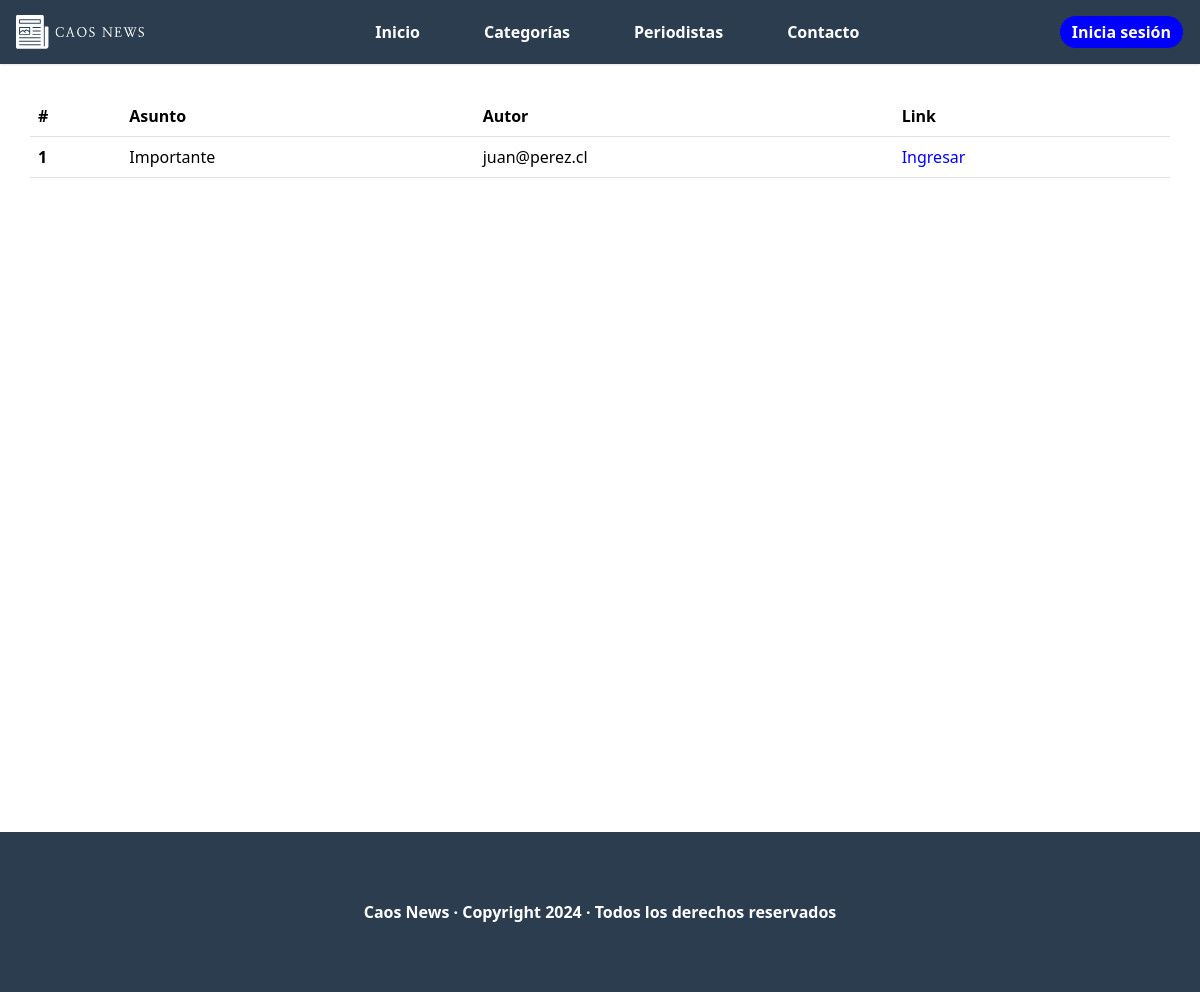
Before: /lista_mensajes with the older database file.
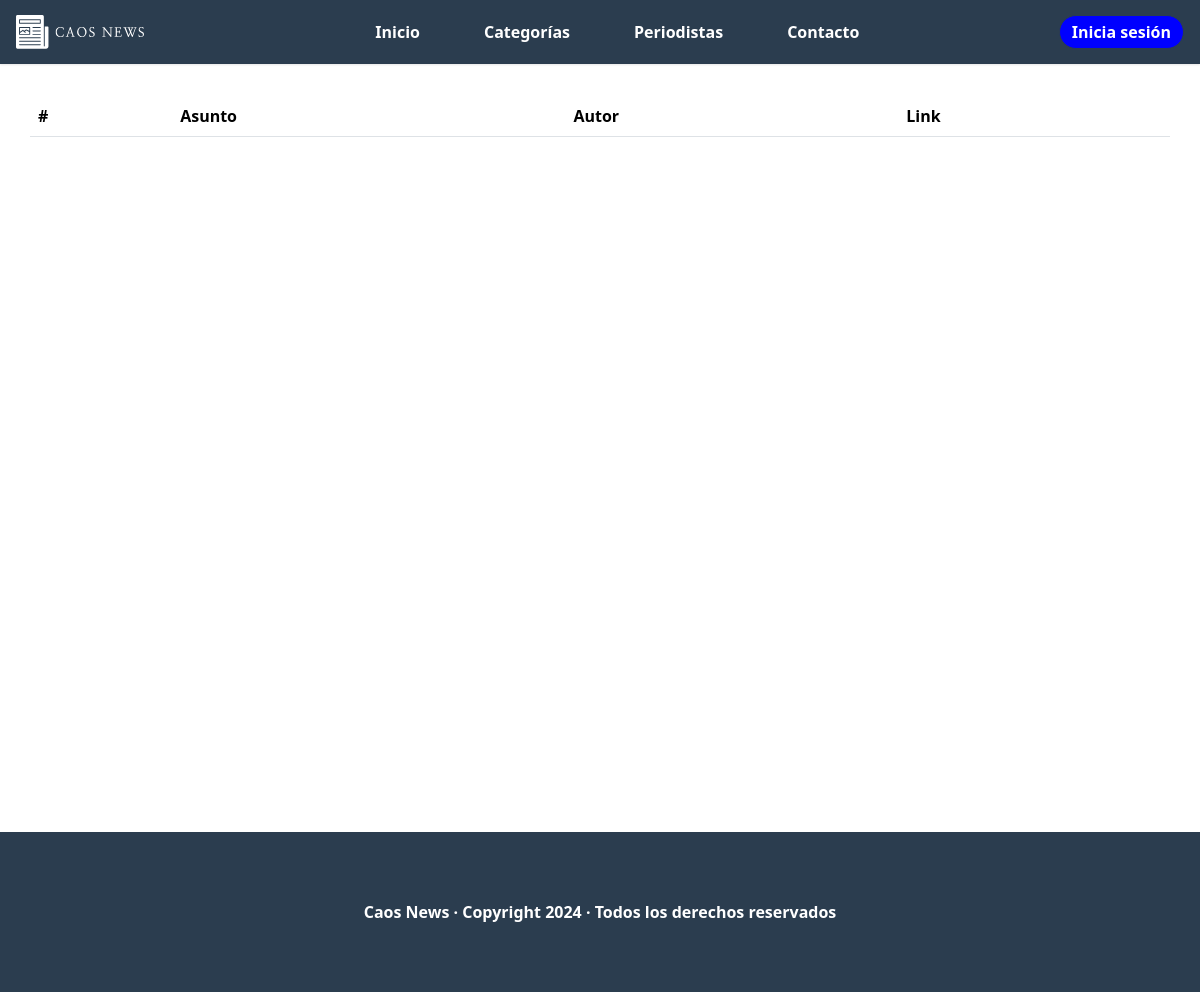
After: the same page with the newer database file.
### core/models.py (models this page shows, shortened)
class Mensaje(models.Model):
    nombre_completo = models.CharField(max_length=60)
    correo = models.EmailField(max_length=60)
    asunto = models.CharField(max_length=50)
    fecha = models.DateField(auto_now=True)
    mensaje = models.TextField()

### core/views.py (the view)
# urls.py: path('lista_mensajes', lista_mensajes, name='lista_mensajes'),
def lista_mensajes(request):
    lista_mensajes = Mensaje.objects.all()
    aux = {
        'lista_mensajes' : lista_mensajes
    }
    return render(request, 'core/paginas/admin/lista_mensajes.html', aux)

### core/templates/core/paginas/admin/lista_mensajes.html
{% extends 'core/base.html'%}
{% load static %}
{% block estilo %}
  <link rel="stylesheet" href="{% static 'core/css/lista_noticias_en_espera.css' %}">
{% endblock %}
{% block content %}
  <main>
    <table class="table container">
      <thead>
        <tr>
          <th scope="col">#</th>
          <th scope="col">Asunto</th>
          <th scope="col">Autor</th>
          <th scope="col">Link</th>
        </tr>
      </thead>
      <tbody>
        {% for mensaje in lista_mensajes %}
          <tr>
            <th scope="row">{{mensaje.id}}</th>
            <td>{{mensaje.asunto}}</td>
            <td>{{mensaje.correo}}</td>
            <td class="link"><a href="{% url 'mensaje' mensaje.id %}">Ingresar</a></td>
          </tr>
        {% endfor %}
      </tbody>
    </table>
  </main>
  {% endblock %}

Changed rows visible on the page:
removed Mensaje: id "1", asunto "Importante", correo "juan@perez.cl"
